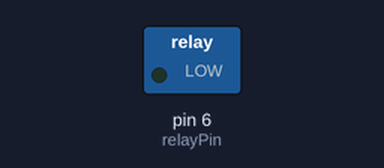
A sketch run on a simulated Arduino Uno, built with avr-gcc and run on an emulated ATmega328P. Parts: switched loads named in the sketch (green lamp = pin HIGH). Dashed ring = blinking.

Above: at 1.0 s.
Timing chart, 0 to 5.5 s (numbered marks = the images above):
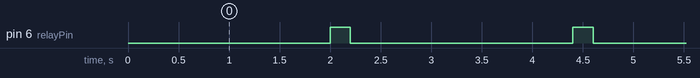

Measured:
- by itself, pin 6 (relayPin): alternates HIGH for 0.20 s and LOW for 2.2 s

The sketch:

relayTest.ino
```cpp
int relayPin = 6;

void setup() {
 pinMode(relayPin, OUTPUT);
 digitalWrite(relayPin, LOW);
}

void loop() {
 delay(2000);
 digitalWrite(relayPin, HIGH);
 delay(200);
 digitalWrite(relayPin, LOW);
 delay(200);

}
```
